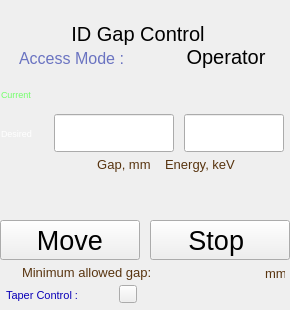
<?xml version="1.0" ?>
<ui version="4.0">
  <class>Dialog</class>
  <widget class="PyDMFrame" name="screen">
    <property name="geometry">
      <rect>
        <x>10</x>
        <y>10</y>
        <width>290</width>
        <height>310</height>
      </rect>
    </property>
    <property name="minimumSize">
      <size>
        <width>290</width>
        <height>310</height>
      </size>
    </property>
    <property name="styleSheet">
      <string notr="true">PyDMFrame#screen {
  color: rgb(0, 0, 0);
  background-color: rgb(212, 219, 157);
  }</string>
    </property>
    <property name="windowTitle">
      <string>ID_ctrl</string>
    </property>
    <layout class="QGridLayout" name="gridLayout" columnstretch="1,5,7,7,2,23,1,7,1,36,16,13,11,7,3,10,13,1,2,6,2,1,6,3,2,37,33,9,5,13,1,1,1,2,2" rowstretch="5,16,4,19,3,1,20,1,3,6,10,12,8,4,1,1,13,12,13,1,2,18,7,16,3,16,5,40,3,1,1,16,1,3,3,13,1,1,7">
      <property name="leftMargin">
        <number>0</number>
      </property>
      <property name="topMargin">
        <number>0</number>
      </property>
      <property name="rightMargin">
        <number>0</number>
      </property>
      <property name="bottomMargin">
        <number>0</number>
      </property>
      <property name="horizontalSpacing">
        <number>0</number>
      </property>
      <property name="verticalSpacing">
        <number>0</number>
      </property>
      <item row="15" column="0" rowspan="5" colspan="35">
        <widget class="PyDMDrawingRectangle" name="rectangle">
          <property name="geometry">
            <rect>
              <x>0</x>
              <y>113</y>
              <width>290</width>
              <height>40</height>
            </rect>
          </property>
          <property name="sizePolicy">
            <sizepolicy hsizetype="Ignored" vsizetype="Ignored">
              <horstretch>0</horstretch>
              <verstretch>0</verstretch>
            </sizepolicy>
          </property>
          <property name="brush" stdset="0">
            <brush brushstyle="SolidPattern">
              <color alpha="255">
                <red>255</red>
                <green>255</green>
                <blue>255</blue>
              </color>
            </brush>
          </property>
          <property name="penStyle" stdset="0">
            <enum>Qt::SolidLine</enum>
          </property>
          <property name="penColor" stdset="0">
            <color>
              <red>255</red>
              <green>255</green>
              <blue>255</blue>
            </color>
          </property>
          <property name="penWidth" stdset="0">
            <double>0</double>
          </property>
          <property name="penCapStyle" stdset="0">
            <enum>Qt::FlatCap</enum>
          </property>
          <property name="toolTip">
            <string>rectangle</string>
          </property>
        </widget>
      </item>
      <item row="9" column="0" rowspan="5" colspan="35">
        <widget class="PyDMDrawingRectangle" name="rectangle_1">
          <property name="geometry">
            <rect>
              <x>0</x>
              <y>72</y>
              <width>290</width>
              <height>40</height>
            </rect>
          </property>
          <property name="sizePolicy">
            <sizepolicy hsizetype="Ignored" vsizetype="Ignored">
              <horstretch>0</horstretch>
              <verstretch>0</verstretch>
            </sizepolicy>
          </property>
          <property name="brush" stdset="0">
            <brush brushstyle="SolidPattern">
              <color alpha="255">
                <red>255</red>
                <green>255</green>
                <blue>255</blue>
              </color>
            </brush>
          </property>
          <property name="penStyle" stdset="0">
            <enum>Qt::SolidLine</enum>
          </property>
          <property name="penColor" stdset="0">
            <color>
              <red>255</red>
              <green>255</green>
              <blue>255</blue>
            </color>
          </property>
          <property name="penWidth" stdset="0">
            <double>0</double>
          </property>
          <property name="penCapStyle" stdset="0">
            <enum>Qt::FlatCap</enum>
          </property>
          <property name="toolTip">
            <string>rectangle_1</string>
          </property>
        </widget>
      </item>
      <item row="4" column="17" rowspan="4" colspan="13">
        <widget class="PyDMDrawingRectangle" name="rectangle_2">
          <property name="geometry">
            <rect>
              <x>163</x>
              <y>44</y>
              <width>120</width>
              <height>25</height>
            </rect>
          </property>
          <property name="sizePolicy">
            <sizepolicy hsizetype="Ignored" vsizetype="Ignored">
              <horstretch>0</horstretch>
              <verstretch>0</verstretch>
            </sizepolicy>
          </property>
          <property name="brush" stdset="0">
            <brush brushstyle="SolidPattern">
              <color alpha="255">
                <red>255</red>
                <green>255</green>
                <blue>255</blue>
              </color>
            </brush>
          </property>
          <property name="penStyle" stdset="0">
            <enum>Qt::SolidLine</enum>
          </property>
          <property name="penColor" stdset="0">
            <color>
              <red>255</red>
              <green>255</green>
              <blue>255</blue>
            </color>
          </property>
          <property name="penWidth" stdset="0">
            <double>0</double>
          </property>
          <property name="penCapStyle" stdset="0">
            <enum>Qt::FlatCap</enum>
          </property>
          <property name="toolTip">
            <string>rectangle_2</string>
          </property>
        </widget>
      </item>
      <item row="27" column="16" colspan="19">
        <widget class="PyDMPushButton" name="message_button">
          <property name="geometry">
            <rect>
              <x>150</x>
              <y>220</y>
              <width>140</width>
              <height>40</height>
            </rect>
          </property>
          <property name="sizePolicy">
            <sizepolicy hsizetype="Ignored" vsizetype="Ignored">
              <horstretch>0</horstretch>
              <verstretch>0</verstretch>
            </sizepolicy>
          </property>
          <property name="text">
            <string>Stop </string>
          </property>
          <property name="font">
            <font>
              <pointsize>20</pointsize>
            </font>
          </property>
          <property name="toolTip">
            <string>ID${xx}:UN:stopSQ.PROC</string>
          </property>
          <property name="channel" stdset="0">
            <string>ca://ID${xx}:UN:stopSQ.PROC</string>
          </property>
          <property name="pressValue" stdset="0">
            <string>1</string>
          </property>
          <property name="styleSheet">
            <string notr="true">PyDMPushButton#message_button {
  color: rgb(253, 0, 0);
  background-color: rgb(160, 18, 7);
  }</string>
          </property>
        </widget>
      </item>
      <item row="35" column="22" colspan="10">
        <widget class="PyDMLabel" name="text_update">
          <property name="geometry">
            <rect>
              <x>175</x>
              <y>288</y>
              <width>110</width>
              <height>13</height>
            </rect>
          </property>
          <property name="sizePolicy">
            <sizepolicy hsizetype="Ignored" vsizetype="Ignored">
              <horstretch>0</horstretch>
              <verstretch>0</verstretch>
            </sizepolicy>
          </property>
          <property name="toolTip">
            <string>PV: ID${xx}:UN:idSelectSU.DESC</string>
          </property>
          <property name="channel" stdset="0">
            <string>ca://ID${xx}:UN:idSelectSU.DESC</string>
          </property>
          <property name="font">
            <font>
              <pointsize>7</pointsize>
            </font>
          </property>
          <property name="alignment">
            <set>Qt::AlignLeading|Qt::AlignLeft|Qt::AlignVCenter</set>
          </property>
          <property name="textInteractionFlags">
            <set>Qt::TextSelectableByKeyboard|Qt::TextSelectableByMouse</set>
          </property>
          <property name="styleSheet">
            <string notr="true">PyDMLabel#text_update {
  color: rgb(0, 0, 0);
  background-color: rgb(212, 219, 157);
  }</string>
          </property>
        </widget>
      </item>
      <item row="25" column="0" colspan="35">
        <widget class="PyDMLabel" name="text_update_1">
          <property name="geometry">
            <rect>
              <x>0</x>
              <y>199</y>
              <width>290</width>
              <height>16</height>
            </rect>
          </property>
          <property name="sizePolicy">
            <sizepolicy hsizetype="Ignored" vsizetype="Ignored">
              <horstretch>0</horstretch>
              <verstretch>0</verstretch>
            </sizepolicy>
          </property>
          <property name="toolTip">
            <string>PV: ID${xx}:UN:gapdsAO.DESC</string>
          </property>
          <property name="channel" stdset="0">
            <string>ca://ID${xx}:UN:gapdsAO.DESC</string>
          </property>
          <property name="font">
            <font>
              <pointsize>9</pointsize>
            </font>
          </property>
          <property name="alignment">
            <set>Qt::AlignCenter</set>
          </property>
          <property name="textInteractionFlags">
            <set>Qt::TextSelectableByKeyboard|Qt::TextSelectableByMouse</set>
          </property>
          <property name="styleSheet">
            <string notr="true">PyDMLabel#text_update_1 {
  color: rgb(10, 0, 184);
  background-color: rgb(212, 219, 157);
  }</string>
          </property>
        </widget>
      </item>
      <item row="23" column="0" colspan="35">
        <widget class="PyDMLabel" name="text_update_2">
          <property name="geometry">
            <rect>
              <x>0</x>
              <y>180</y>
              <width>290</width>
              <height>16</height>
            </rect>
          </property>
          <property name="sizePolicy">
            <sizepolicy hsizetype="Ignored" vsizetype="Ignored">
              <horstretch>0</horstretch>
              <verstretch>0</verstretch>
            </sizepolicy>
          </property>
          <property name="toolTip">
            <string>PV: ID${xx}:UN:gapusAO.DESC</string>
          </property>
          <property name="channel" stdset="0">
            <string>ca://ID${xx}:UN:gapusAO.DESC</string>
          </property>
          <property name="font">
            <font>
              <pointsize>9</pointsize>
            </font>
          </property>
          <property name="alignment">
            <set>Qt::AlignCenter</set>
          </property>
          <property name="textInteractionFlags">
            <set>Qt::TextSelectableByKeyboard|Qt::TextSelectableByMouse</set>
          </property>
          <property name="styleSheet">
            <string notr="true">PyDMLabel#text_update_2 {
  color: rgb(10, 0, 184);
  background-color: rgb(212, 219, 157);
  }</string>
          </property>
        </widget>
      </item>
      <item row="10" column="24" rowspan="3" colspan="10">
        <widget class="PyDMLabel" name="text_update_3">
          <property name="geometry">
            <rect>
              <x>184</x>
              <y>78</y>
              <width>104</width>
              <height>30</height>
            </rect>
          </property>
          <property name="sizePolicy">
            <sizepolicy hsizetype="Ignored" vsizetype="Ignored">
              <horstretch>0</horstretch>
              <verstretch>0</verstretch>
            </sizepolicy>
          </property>
          <property name="toolTip">
            <string>PV: ID${xx}:UN:keVavgAO.VAL</string>
          </property>
          <property name="channel" stdset="0">
            <string>ca://ID${xx}:UN:keVavgAO.VAL</string>
          </property>
          <property name="font">
            <font>
              <pointsize>18</pointsize>
            </font>
          </property>
          <property name="alignment">
            <set>Qt::AlignCenter</set>
          </property>
          <property name="textInteractionFlags">
            <set>Qt::TextSelectableByKeyboard|Qt::TextSelectableByMouse</set>
          </property>
          <property name="styleSheet">
            <string notr="true">PyDMLabel#text_update_3 {
  color: rgb(115, 255, 107);
  background-color: rgb(88, 52, 15);
  }</string>
          </property>
        </widget>
      </item>
      <item row="16" column="9" rowspan="3" colspan="12">
        <widget class="PyDMLineEdit" name="text_entry">
          <property name="geometry">
            <rect>
              <x>54</x>
              <y>114</y>
              <width>120</width>
              <height>38</height>
            </rect>
          </property>
          <property name="sizePolicy">
            <sizepolicy hsizetype="Ignored" vsizetype="Ignored">
              <horstretch>0</horstretch>
              <verstretch>0</verstretch>
            </sizepolicy>
          </property>
          <property name="channel" stdset="0">
            <string>ca://ID${xx}:UN:setavgAI.VAL</string>
          </property>
          <property name="toolTip">
            <string>ID${xx}:UN:setavgAI.VAL</string>
          </property>
          <property name="font">
            <font>
              <pointsize>20</pointsize>
            </font>
          </property>
          <property name="styleSheet">
            <string notr="true">PyDMLineEdit#text_entry {
  color: rgb(255, 255, 255);
  background-color: rgb(10, 0, 184);
  border: 1px solid black;
  margin: 0px;
  padding: 0px;
  spacing: 0px;
  }</string>
          </property>
        </widget>
      </item>
      <item row="16" column="24" rowspan="3" colspan="7">
        <widget class="PyDMLineEdit" name="text_entry_1">
          <property name="geometry">
            <rect>
              <x>184</x>
              <y>114</y>
              <width>100</width>
              <height>38</height>
            </rect>
          </property>
          <property name="sizePolicy">
            <sizepolicy hsizetype="Ignored" vsizetype="Ignored">
              <horstretch>0</horstretch>
              <verstretch>0</verstretch>
            </sizepolicy>
          </property>
          <property name="channel" stdset="0">
            <string>ca://ID${xx}:UN:keVavgAI.VAL</string>
          </property>
          <property name="toolTip">
            <string>ID${xx}:UN:keVavgAI.VAL</string>
          </property>
          <property name="font">
            <font>
              <pointsize>20</pointsize>
            </font>
          </property>
          <property name="styleSheet">
            <string notr="true">PyDMLineEdit#text_entry_1 {
  color: rgb(255, 255, 255);
  background-color: rgb(10, 0, 184);
  border: 1px solid black;
  margin: 0px;
  padding: 0px;
  spacing: 0px;
  }</string>
          </property>
        </widget>
      </item>
      <item row="10" column="6" rowspan="3" colspan="17">
        <widget class="PyDMLabel" name="text_update_4">
          <property name="geometry">
            <rect>
              <x>45</x>
              <y>78</y>
              <width>136</width>
              <height>30</height>
            </rect>
          </property>
          <property name="sizePolicy">
            <sizepolicy hsizetype="Ignored" vsizetype="Ignored">
              <horstretch>0</horstretch>
              <verstretch>0</verstretch>
            </sizepolicy>
          </property>
          <property name="toolTip">
            <string>PV: ID${xx}:UN:gapavgAO.VAL</string>
          </property>
          <property name="channel" stdset="0">
            <string>ca://ID${xx}:UN:gapavgAO.VAL</string>
          </property>
          <property name="font">
            <font>
              <pointsize>18</pointsize>
            </font>
          </property>
          <property name="alignment">
            <set>Qt::AlignCenter</set>
          </property>
          <property name="textInteractionFlags">
            <set>Qt::TextSelectableByKeyboard|Qt::TextSelectableByMouse</set>
          </property>
          <property name="styleSheet">
            <string notr="true">PyDMLabel#text_update_4 {
  color: rgb(115, 255, 107);
  background-color: rgb(88, 52, 15);
  }</string>
          </property>
        </widget>
      </item>
      <item row="17" column="1" colspan="6">
        <widget class="QLabel" name="text">
          <property name="geometry">
            <rect>
              <x>1</x>
              <y>127</y>
              <width>45</width>
              <height>12</height>
            </rect>
          </property>
          <property name="sizePolicy">
            <sizepolicy hsizetype="Ignored" vsizetype="Ignored">
              <horstretch>0</horstretch>
              <verstretch>0</verstretch>
            </sizepolicy>
          </property>
          <property name="text">
            <string>Desired</string>
          </property>
          <property name="font">
            <font>
              <pointsize>7</pointsize>
            </font>
          </property>
          <property name="brush" stdset="0">
            <brush brushstyle="SolidPattern">
              <color alpha="255">
                <red>255</red>
                <green>255</green>
                <blue>255</blue>
              </color>
            </brush>
          </property>
          <property name="toolTip">
            <string>text</string>
          </property>
          <property name="alignment">
            <set>Qt::AlignLeading|Qt::AlignLeft|Qt::AlignVCenter</set>
          </property>
          <property name="styleSheet">
            <string notr="true">QLabel#text {
  color: rgb(255, 255, 255);
  }</string>
          </property>
        </widget>
      </item>
      <item row="1" column="4" rowspan="2" colspan="25">
        <widget class="PyDMLabel" name="text_update_5">
          <property name="geometry">
            <rect>
              <x>20</x>
              <y>5</y>
              <width>250</width>
              <height>20</height>
            </rect>
          </property>
          <property name="sizePolicy">
            <sizepolicy hsizetype="Ignored" vsizetype="Ignored">
              <horstretch>0</horstretch>
              <verstretch>0</verstretch>
            </sizepolicy>
          </property>
          <property name="toolTip">
            <string>PV: ID${xx}:UN:idLocationSO</string>
          </property>
          <property name="channel" stdset="0">
            <string>ca://ID${xx}:UN:idLocationSO</string>
          </property>
          <property name="font">
            <font>
              <pointsize>12</pointsize>
            </font>
          </property>
          <property name="alignment">
            <set>Qt::AlignLeading|Qt::AlignLeft|Qt::AlignVCenter</set>
          </property>
          <property name="textInteractionFlags">
            <set>Qt::TextSelectableByKeyboard|Qt::TextSelectableByMouse</set>
          </property>
          <property name="styleSheet">
            <string notr="true">PyDMLabel#text_update_5 {
  color: rgb(88, 52, 15);
  background-color: rgb(212, 219, 157);
  }</string>
          </property>
        </widget>
      </item>
      <item row="34" column="12" rowspan="4" colspan="2">
        <widget class="PyDMRelatedDisplayButton" name="related_display">
          <property name="geometry">
            <rect>
              <x>119</x>
              <y>285</y>
              <width>18</width>
              <height>18</height>
            </rect>
          </property>
          <property name="sizePolicy">
            <sizepolicy hsizetype="Ignored" vsizetype="Ignored">
              <horstretch>0</horstretch>
              <verstretch>0</verstretch>
            </sizepolicy>
          </property>
          <property name="showIcon" stdset="0">
            <bool>true</bool>
          </property>
          <property name="font">
            <font>
              <pointsize>10</pointsize>
            </font>
          </property>
          <property name="styleSheet">
            <string notr="true">PyDMRelatedDisplayButton#related_display {
  color: rgb(88, 52, 15);
  background-color: rgb(115, 223, 255);
  }</string>
          </property>
          <property name="titles" stdset="0">
            <stringlist>
              <string>Taper Control</string>
            </stringlist>
          </property>
          <property name="filenames" stdset="0">
            <stringlist>
              <string>ID_taper_ctrl.ui</string>
            </stringlist>
          </property>
          <property name="macros" stdset="0">
            <stringlist>
              <string>xx=${xx}</string>
            </stringlist>
          </property>
          <property name="openInNewWindow" stdset="0">
            <bool>true</bool>
          </property>
        </widget>
      </item>
      <item row="35" column="2" rowspan="2" colspan="9">
        <widget class="QLabel" name="text_1">
          <property name="geometry">
            <rect>
              <x>6</x>
              <y>288</y>
              <width>100</width>
              <height>14</height>
            </rect>
          </property>
          <property name="sizePolicy">
            <sizepolicy hsizetype="Ignored" vsizetype="Ignored">
              <horstretch>0</horstretch>
              <verstretch>0</verstretch>
            </sizepolicy>
          </property>
          <property name="text">
            <string>Taper Control :</string>
          </property>
          <property name="font">
            <font>
              <pointsize>8</pointsize>
            </font>
          </property>
          <property name="brush" stdset="0">
            <brush brushstyle="SolidPattern">
              <color alpha="255">
                <red>10</red>
                <green>0</green>
                <blue>184</blue>
              </color>
            </brush>
          </property>
          <property name="toolTip">
            <string>text_1</string>
          </property>
          <property name="alignment">
            <set>Qt::AlignLeading|Qt::AlignLeft|Qt::AlignVCenter</set>
          </property>
          <property name="styleSheet">
            <string notr="true">QLabel#text_1 {
  color: rgb(10, 0, 184);
  }</string>
          </property>
        </widget>
      </item>
      <item row="2" column="8" rowspan="3" colspan="18">
        <widget class="PyDMLabel" name="text_2">
          <property name="geometry">
            <rect>
              <x>53</x>
              <y>21</y>
              <width>170</width>
              <height>26</height>
            </rect>
          </property>
          <property name="sizePolicy">
            <sizepolicy hsizetype="Ignored" vsizetype="Ignored">
              <horstretch>0</horstretch>
              <verstretch>0</verstretch>
            </sizepolicy>
          </property>
          <property name="text">
            <string>ID Gap Control</string>
          </property>
          <property name="font">
            <font>
              <pointsize>15</pointsize>
            </font>
          </property>
          <property name="brush" stdset="0">
            <brush brushstyle="SolidPattern">
              <color alpha="255">
                <red>88</red>
                <green>52</green>
                <blue>15</blue>
              </color>
            </brush>
          </property>
          <property name="rules" stdset="0">
            <string>[{&quot;name&quot;: &quot;visibility&quot;, &quot;property&quot;: &quot;Visible&quot;, &quot;channels&quot;: [{&quot;channel&quot;: &quot;ca://ID${xx}:UN:stopSQ.DO1&quot;, &quot;trigger&quot;: true, &quot;use_enum&quot;: false}], &quot;expression&quot;: &quot;ch[0]==0&quot;}]</string>
          </property>
          <property name="toolTip">
            <string>text_2</string>
          </property>
          <property name="alignment">
            <set>Qt::AlignCenter</set>
          </property>
          <property name="styleSheet">
            <string notr="true">PyDMLabel#text_2 {
  color: rgb(88, 52, 15);
  }</string>
          </property>
        </widget>
      </item>
      <item row="11" column="1" colspan="6">
        <widget class="QLabel" name="text_3">
          <property name="geometry">
            <rect>
              <x>1</x>
              <y>88</y>
              <width>45</width>
              <height>12</height>
            </rect>
          </property>
          <property name="sizePolicy">
            <sizepolicy hsizetype="Ignored" vsizetype="Ignored">
              <horstretch>0</horstretch>
              <verstretch>0</verstretch>
            </sizepolicy>
          </property>
          <property name="text">
            <string>Current</string>
          </property>
          <property name="font">
            <font>
              <pointsize>7</pointsize>
            </font>
          </property>
          <property name="brush" stdset="0">
            <brush brushstyle="SolidPattern">
              <color alpha="255">
                <red>115</red>
                <green>255</green>
                <blue>107</blue>
              </color>
            </brush>
          </property>
          <property name="toolTip">
            <string>text_3</string>
          </property>
          <property name="alignment">
            <set>Qt::AlignLeading|Qt::AlignLeft|Qt::AlignVCenter</set>
          </property>
          <property name="styleSheet">
            <string notr="true">QLabel#text_3 {
  color: rgb(115, 255, 107);
  }</string>
          </property>
        </widget>
      </item>
      <item row="21" column="10" colspan="25">
        <widget class="QLabel" name="text_4">
          <property name="geometry">
            <rect>
              <x>90</x>
              <y>155</y>
              <width>200</width>
              <height>18</height>
            </rect>
          </property>
          <property name="sizePolicy">
            <sizepolicy hsizetype="Ignored" vsizetype="Ignored">
              <horstretch>0</horstretch>
              <verstretch>0</verstretch>
            </sizepolicy>
          </property>
          <property name="text">
            <string>  Gap, mm    Energy, keV</string>
          </property>
          <property name="font">
            <font>
              <pointsize>10</pointsize>
            </font>
          </property>
          <property name="brush" stdset="0">
            <brush brushstyle="SolidPattern">
              <color alpha="255">
                <red>88</red>
                <green>52</green>
                <blue>15</blue>
              </color>
            </brush>
          </property>
          <property name="toolTip">
            <string>text_4</string>
          </property>
          <property name="alignment">
            <set>Qt::AlignLeading|Qt::AlignLeft|Qt::AlignVCenter</set>
          </property>
          <property name="styleSheet">
            <string notr="true">QLabel#text_4 {
  color: rgb(88, 52, 15);
  }</string>
          </property>
        </widget>
      </item>
      <item row="27" column="0" colspan="15">
        <widget class="PyDMPushButton" name="message_button_1">
          <property name="geometry">
            <rect>
              <x>0</x>
              <y>220</y>
              <width>140</width>
              <height>40</height>
            </rect>
          </property>
          <property name="sizePolicy">
            <sizepolicy hsizetype="Ignored" vsizetype="Ignored">
              <horstretch>0</horstretch>
              <verstretch>0</verstretch>
            </sizepolicy>
          </property>
          <property name="text">
            <string>Move</string>
          </property>
          <property name="font">
            <font>
              <pointsize>20</pointsize>
            </font>
          </property>
          <property name="toolTip">
            <string>ID${xx}:UN:moveSQ.PROC</string>
          </property>
          <property name="channel" stdset="0">
            <string>ca://ID${xx}:UN:moveSQ.PROC</string>
          </property>
          <property name="pressValue" stdset="0">
            <string>1</string>
          </property>
          <property name="styleSheet">
            <string notr="true">PyDMPushButton#message_button_1 {
  color: rgb(115, 255, 107);
  background-color: rgb(40, 147, 21);
  }</string>
          </property>
        </widget>
      </item>
      <item row="31" column="25" colspan="2">
        <widget class="PyDMLabel" name="text_update_6">
          <property name="geometry">
            <rect>
              <x>186</x>
              <y>265</y>
              <width>70</width>
              <height>16</height>
            </rect>
          </property>
          <property name="sizePolicy">
            <sizepolicy hsizetype="Ignored" vsizetype="Ignored">
              <horstretch>0</horstretch>
              <verstretch>0</verstretch>
            </sizepolicy>
          </property>
          <property name="toolTip">
            <string>PV: ID${xx}:UN:commAI.VAL</string>
          </property>
          <property name="channel" stdset="0">
            <string>ca://ID${xx}:UN:commAI.VAL</string>
          </property>
          <property name="font">
            <font>
              <pointsize>9</pointsize>
            </font>
          </property>
          <property name="alignment">
            <set>Qt::AlignLeading|Qt::AlignLeft|Qt::AlignVCenter</set>
          </property>
          <property name="textInteractionFlags">
            <set>Qt::TextSelectableByKeyboard|Qt::TextSelectableByMouse</set>
          </property>
          <property name="styleSheet">
            <string notr="true">PyDMLabel#text_update_6 {
  color: rgb(10, 0, 184);
  background-color: rgb(212, 219, 157);
  }</string>
          </property>
        </widget>
      </item>
      <item row="29" column="5" rowspan="3" colspan="15">
        <widget class="QLabel" name="text_5">
          <property name="geometry">
            <rect>
              <x>22</x>
              <y>263</y>
              <width>150</width>
              <height>18</height>
            </rect>
          </property>
          <property name="sizePolicy">
            <sizepolicy hsizetype="Ignored" vsizetype="Ignored">
              <horstretch>0</horstretch>
              <verstretch>0</verstretch>
            </sizepolicy>
          </property>
          <property name="text">
            <string>Minimum allowed gap:</string>
          </property>
          <property name="font">
            <font>
              <pointsize>10</pointsize>
            </font>
          </property>
          <property name="brush" stdset="0">
            <brush brushstyle="SolidPattern">
              <color alpha="255">
                <red>88</red>
                <green>52</green>
                <blue>15</blue>
              </color>
            </brush>
          </property>
          <property name="toolTip">
            <string>text_5</string>
          </property>
          <property name="alignment">
            <set>Qt::AlignLeading|Qt::AlignLeft|Qt::AlignVCenter</set>
          </property>
          <property name="styleSheet">
            <string notr="true">QLabel#text_5 {
  color: rgb(88, 52, 15);
  }</string>
          </property>
        </widget>
      </item>
      <item row="30" column="28" rowspan="3" colspan="4">
        <widget class="QLabel" name="text_6">
          <property name="geometry">
            <rect>
              <x>265</x>
              <y>264</y>
              <width>20</width>
              <height>18</height>
            </rect>
          </property>
          <property name="sizePolicy">
            <sizepolicy hsizetype="Ignored" vsizetype="Ignored">
              <horstretch>0</horstretch>
              <verstretch>0</verstretch>
            </sizepolicy>
          </property>
          <property name="text">
            <string>mm</string>
          </property>
          <property name="font">
            <font>
              <pointsize>10</pointsize>
            </font>
          </property>
          <property name="brush" stdset="0">
            <brush brushstyle="SolidPattern">
              <color alpha="255">
                <red>88</red>
                <green>52</green>
                <blue>15</blue>
              </color>
            </brush>
          </property>
          <property name="toolTip">
            <string>text_6</string>
          </property>
          <property name="alignment">
            <set>Qt::AlignLeading|Qt::AlignLeft|Qt::AlignVCenter</set>
          </property>
          <property name="styleSheet">
            <string notr="true">QLabel#text_6 {
  color: rgb(88, 52, 15);
  }</string>
          </property>
        </widget>
      </item>
      <item row="6" column="3" colspan="10">
        <widget class="QLabel" name="text_7">
          <property name="geometry">
            <rect>
              <x>13</x>
              <y>48</y>
              <width>117</width>
              <height>20</height>
            </rect>
          </property>
          <property name="sizePolicy">
            <sizepolicy hsizetype="Ignored" vsizetype="Ignored">
              <horstretch>0</horstretch>
              <verstretch>0</verstretch>
            </sizepolicy>
          </property>
          <property name="text">
            <string>Access Mode :</string>
          </property>
          <property name="font">
            <font>
              <pointsize>12</pointsize>
            </font>
          </property>
          <property name="brush" stdset="0">
            <brush brushstyle="SolidPattern">
              <color alpha="255">
                <red>106</red>
                <green>115</green>
                <blue>193</blue>
              </color>
            </brush>
          </property>
          <property name="toolTip">
            <string>text_7</string>
          </property>
          <property name="alignment">
            <set>Qt::AlignCenter</set>
          </property>
          <property name="styleSheet">
            <string notr="true">QLabel#text_7 {
  color: rgb(106, 115, 193);
  }</string>
          </property>
        </widget>
      </item>
      <item row="4" column="18" rowspan="4" colspan="13">
        <widget class="PyDMLabel" name="text_update_7">
          <property name="geometry">
            <rect>
              <x>164</x>
              <y>44</y>
              <width>120</width>
              <height>25</height>
            </rect>
          </property>
          <property name="sizePolicy">
            <sizepolicy hsizetype="Ignored" vsizetype="Ignored">
              <horstretch>0</horstretch>
              <verstretch>0</verstretch>
            </sizepolicy>
          </property>
          <property name="toolTip">
            <string>PV: ID${xx}:accessSecurityMI.VAL</string>
          </property>
          <property name="channel" stdset="0">
            <string>ca://ID${xx}:accessSecurityMI.VAL</string>
          </property>
          <property name="font">
            <font>
              <pointsize>15</pointsize>
            </font>
          </property>
          <property name="alignment">
            <set>Qt::AlignCenter</set>
          </property>
          <property name="textInteractionFlags">
            <set>Qt::TextSelectableByKeyboard|Qt::TextSelectableByMouse</set>
          </property>
          <property name="styleSheet">
            <string notr="true">PyDMLabel#text_update_7 {
  color: rgb(75, 110, 199);
  background-color: rgb(212, 219, 157);
  }</string>
          </property>
        </widget>
      </item>
      <item row="4" column="19" rowspan="4" colspan="14">
        <widget class="PyDMLabel" name="text_8">
          <property name="geometry">
            <rect>
              <x>166</x>
              <y>44</y>
              <width>120</width>
              <height>25</height>
            </rect>
          </property>
          <property name="sizePolicy">
            <sizepolicy hsizetype="Ignored" vsizetype="Ignored">
              <horstretch>0</horstretch>
              <verstretch>0</verstretch>
            </sizepolicy>
          </property>
          <property name="text">
            <string>Operator</string>
          </property>
          <property name="font">
            <font>
              <pointsize>15</pointsize>
            </font>
          </property>
          <property name="brush" stdset="0">
            <brush brushstyle="SolidPattern">
              <color alpha="255">
                <red>0</red>
                <green>0</green>
                <blue>0</blue>
              </color>
            </brush>
          </property>
          <property name="rules" stdset="0">
            <string>[{&quot;name&quot;: &quot;visibility&quot;, &quot;property&quot;: &quot;Visible&quot;, &quot;channels&quot;: [{&quot;channel&quot;: &quot;ca://ID${xx}:accessSecurityMI.VAL&quot;, &quot;trigger&quot;: true, &quot;use_enum&quot;: false}], &quot;expression&quot;: &quot;ch[0]!=0&quot;}]</string>
          </property>
          <property name="toolTip">
            <string>text_8</string>
          </property>
          <property name="alignment">
            <set>Qt::AlignCenter</set>
          </property>
          <property name="styleSheet">
            <string notr="true">PyDMLabel#text_8 {
  color: rgb(0, 0, 0);
  }</string>
          </property>
        </widget>
      </item>
    </layout>
    <zorder>rectangle</zorder>
    <zorder>rectangle_1</zorder>
    <zorder>rectangle_2</zorder>
    <zorder>message_button</zorder>
    <zorder>text_update</zorder>
    <zorder>text_update_1</zorder>
    <zorder>text_update_2</zorder>
    <zorder>text_update_3</zorder>
    <zorder>text_entry</zorder>
    <zorder>text_entry_1</zorder>
    <zorder>text_update_4</zorder>
    <zorder>text</zorder>
    <zorder>text_update_5</zorder>
    <zorder>related_display</zorder>
    <zorder>text_1</zorder>
    <zorder>text_2</zorder>
    <zorder>text_3</zorder>
    <zorder>text_4</zorder>
    <zorder>message_button_1</zorder>
    <zorder>text_update_6</zorder>
    <zorder>text_5</zorder>
    <zorder>text_6</zorder>
    <zorder>text_7</zorder>
    <zorder>text_update_7</zorder>
    <zorder>text_8</zorder>
  </widget>
  <customwidgets>
    <customwidget>
      <class>PyDMDrawingRectangle</class>
      <extends>QWidget</extends>
      <header>pydm.widgets.drawing</header>
    </customwidget>
    <customwidget>
      <class>PyDMPushButton</class>
      <extends>QPushButton</extends>
      <header>pydm.widgets.pushbutton</header>
    </customwidget>
    <customwidget>
      <class>PyDMLabel</class>
      <extends>QLabel</extends>
      <header>pydm.widgets.label</header>
    </customwidget>
    <customwidget>
      <class>PyDMLineEdit</class>
      <extends>QLineEdit</extends>
      <header>pydm.widgets.line_edit</header>
    </customwidget>
    <customwidget>
      <class>PyDMRelatedDisplayButton</class>
      <extends>QPushButton</extends>
      <header>pydm.widgets.related_display_button</header>
    </customwidget>
    <customwidget>
      <class>PyDMFrame</class>
      <extends>QFrame</extends>
      <header>pydm.widgets.frame</header>
    </customwidget>
  </customwidgets>
</ui>
